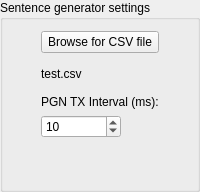
    <widget class="QGroupBox" name="additionalOptionsGroupBox">
     <property name="title">
      <string>Sentence generator settings</string>
     </property>
     <layout class="QVBoxLayout" name="verticalLayout">
      <item>
       <layout class="QGridLayout" name="gridLayout_5">
        <item row="1" column="0" alignment="Qt::AlignTop">
         <widget class="QLabel" name="filename_label">
          <property name="minimumSize">
           <size>
            <width>0</width>
            <height>30</height>
           </size>
          </property>
          <property name="text">
           <string>test.csv</string>
          </property>
         </widget>
        </item>
        <item row="3" column="0">
         <widget class="QSpinBox" name="repeat_spin">
          <property name="sizePolicy">
           <sizepolicy hsizetype="Fixed" vsizetype="Fixed">
            <horstretch>0</horstretch>
            <verstretch>0</verstretch>
           </sizepolicy>
          </property>
          <property name="minimumSize">
           <size>
            <width>80</width>
            <height>0</height>
           </size>
          </property>
          <property name="minimum">
           <number>1</number>
          </property>
          <property name="maximum">
           <number>10000</number>
          </property>
          <property name="singleStep">
           <number>1</number>
          </property>
          <property name="value">
           <number>10</number>
          </property>
          <property name="displayIntegerBase">
           <number>10</number>
          </property>
         </widget>
        </item>
        <item row="0" column="0">
         <widget class="QPushButton" name="browseCSV">
          <property name="text">
           <string>Browse for CSV file</string>
          </property>
         </widget>
        </item>
        <item row="2" column="0" alignment="Qt::AlignTop">
         <widget class="QLabel" name="label_3">
          <property name="text">
           <string>PGN TX Interval (ms):</string>
          </property>
         </widget>
        </item>
        <item row="4" column="0">
         <spacer name="verticalSpacer">
          <property name="orientation">
           <enum>Qt::Vertical</enum>
          </property>
          <property name="sizeHint" stdset="0">
           <size>
            <width>20</width>
            <height>40</height>
           </size>
          </property>
         </spacer>
        </item>
       </layout>
      </item>
     </layout>
    </widget>
